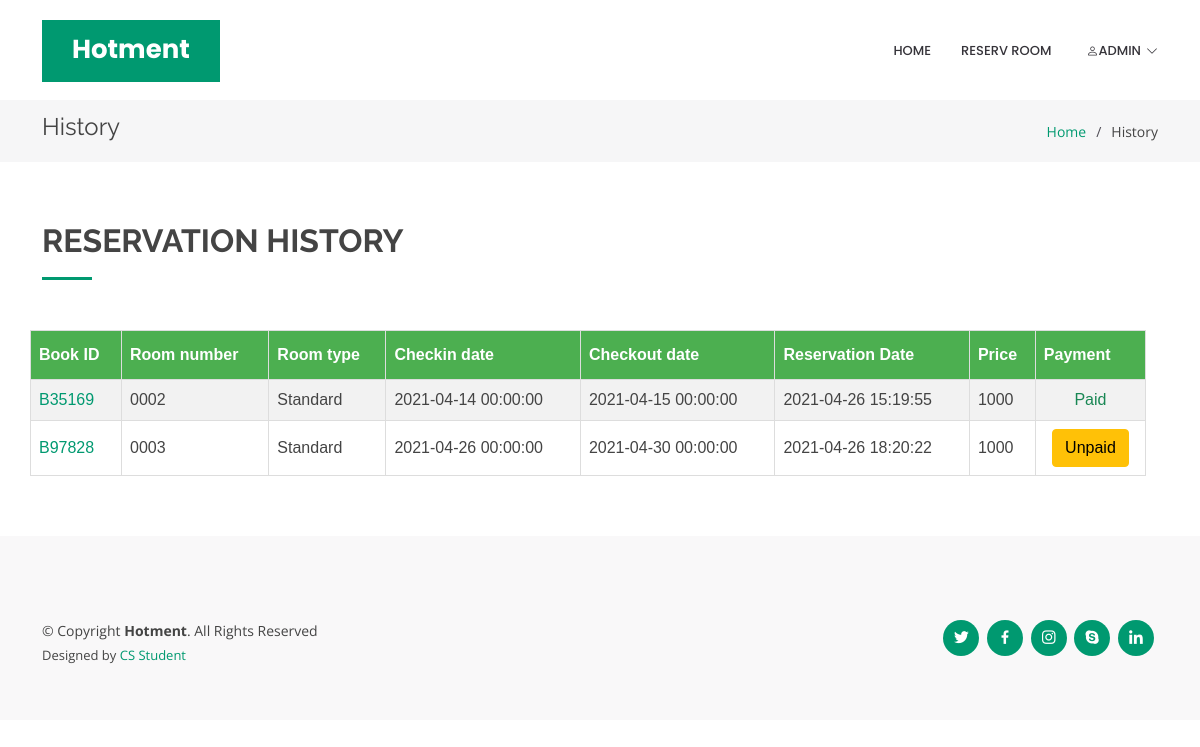
The page /?p=history (signed in) on the database its author committed.
### tables this page shows
CREATE TABLE `account` (
  `UID` int(11) NOT NULL,
  `Username` char(20) DEFAULT NULL,
  `Password` varchar(50) DEFAULT NULL,
  `status` char(3) DEFAULT 'CUS',
  `Member_id` int(6) UNSIGNED ZEROFILL DEFAULT NULL
);

CREATE TABLE `room` (
  `Room_id` char(4) NOT NULL,
  `Room_type` char(3) DEFAULT NULL,
  `Room_remark` char(1) DEFAULT NULL,
  `Room_price` float DEFAULT NULL,
  `Books_id` char(6) DEFAULT NULL
);

CREATE TABLE `books` (
  `Books_id` char(6) NOT NULL,
  `Bookdate` datetime DEFAULT NULL,
  `Check_in` datetime DEFAULT NULL,
  `Check_out` datetime DEFAULT NULL,
  `Deposit` int(4) DEFAULT NULL,
  `UID` int(11) NOT NULL,
  `status` int(1) DEFAULT 0
);

### history.php (the view, shortened to what this page needs)
<?php
    $sql = "SELECT * FROM books JOIN room ON books.Books_id = room.Books_id WHERE UID ='".$dbarr['UID']."'";
    $result = $conn->query($sql);
?>
<section class="breadcrumbs">
      <div class="container">
        <div class="d-flex justify-content-between align-items-center">
          <h2>History</h2>
          <ol>
            <li><a href="?p=home">Home</a></li>
            <li>History</li>
          </ol>
        </div>
      </div>
    </section>
    <section id="portfolio" class="portfolio">
      <div class="container">
        <div class="section-title" data-aos="fade-left">
          <h2>Reservation history</h2>
        </div>
        <div class="row" data-aos="fade-up" data-aos-delay="100">
        <div class="row" data-aos="fade-up" data-aos-delay="200">
        <table width="100%" id="customers">
          <tr>
            <th>Book ID</th>
            <th>Room number</th>
            <th>Room type</th>
            <th>Checkin date</th>
            <th>Checkout date</th>
            <th>Reservation Date</th>
            <th>Price</th>
            <th>Payment</th>
          </tr>
          <?php while($row = $result->fetch_array()) {
              if($row["Room_type"] == "STD"){
                $type = "Standard";
              }else if($row["Room_type"] == "DEL"){
                $type = "Deluxe";
              }else if($row["Room_type"] == "SUI"){
                $type = "Suite";
              }
              ?>
          <tr>
            <td><a href="?p=booksdetail&id=<?php echo $row["Books_id"] ?>"><?php echo $row["Books_id"] ?></a></td>
            <td><?php echo $row["Room_id"] ?></td>
            <td><?php echo $type ?></td>
            <td><?php echo $row["Check_in"] ?></td>
            <td><?php echo $row["Check_out"] ?></td>
            <td><?php echo $row["Bookdate"] ?></td>
            <td><?php echo $row["Deposit"] ?></td>
            <td><?php if($row["status"] == 0){ ?>
              	<div class="text-center"><a href="?p=payment&booksID=<?php echo $row["Books_id"] ?>" class="btn btn-warning" >Unpaid</a></div>
              <?php }else{ ?>
                <div class="text-center text-success">Paid</div>
              <?php } ?></td>
          </tr>
	<?php } ?>
        </table>
        </div>
      </div>
    </section>

### index.php (shortened to what this page needs)
<?php
  include("connection.php");
  $sql = "SELECT * FROM account JOIN member ON account.Member_id = member.Member_id WHERE Username ='$_SESSION[login_true]' ";
  $result = $conn->query($sql) or die ("Err Can not to result");
  $dbarr = $result->fetch_assoc();
?>
<!DOCTYPE html>
<html lang="en">
<head>
  <link href="assets/vendor/aos/aos.css" rel="stylesheet">
  <link href="assets/vendor/bootstrap/css/bootstrap.min.css" rel="stylesheet">
  <link href="assets/vendor/bootstrap-icons/bootstrap-icons.css" rel="stylesheet">
  <link href="assets/vendor/boxicons/css/boxicons.min.css" rel="stylesheet">
  <link href="assets/vendor/glightbox/css/glightbox.min.css" rel="stylesheet">
  <link href="assets/vendor/remixicon/remixicon.css" rel="stylesheet">
  <link href="assets/vendor/swiper/swiper-bundle.min.css" rel="stylesheet">
  <link href="assets/css/style.css" rel="stylesheet">
</head>
<body>
  <header id="header" class="fixed-top d-flex align-items-center">
    <div class="container">
      <div class="header-container d-flex align-items-center justify-content-between">
        <div class="logo">
          <h1 class="text-light"><a href="?p=home"><span>Hotment</span></a></h1>
        </div>
        <nav id="navbar" class="navbar">
          <ul>
            <li><a class="nav-link scrollto <?php if($_GET['p'] == "home"){ echo 'active';} ?>" href="?p=home">Home</a></li>
            <?php if (!isset($_SESSION['login_true'])) { ?>
            <li><a class="nav-link scrollto" <?php if($_GET['p'] == "login"){ echo 'active';} ?>  href="?p=login">Login</a></li>
            <li><a class="getstarted scrollto" href="?p=register">Reister</a></li>
            <?php }else {?>
              <li><a class="nav-link scrollto <?php if($_GET['p'] == "reserv"  or $_GET['p'] == "reservdetail" or $_GET['p'] == "reservconfirm"){ echo 'active';} ?>" href="?p=reserv">Reserv Room</a></li>
              <li class="dropdown"><a href=""><i class="bi bi-person"> </i>  <?php echo $dbarr["Username"]; ?><i class="bi bi-chevron-down"></i><?php echo ' '; ?></a>
										</li>
            <?php } ?>
          </ul>
        </nav>
      </div>
    </div>
  </header>
  <?php
    if($_GET['p'] == "register" ) {
    include("register.php");
    }else if($_GET['p'] == "login" ) {
    include("login.php");
	  }else if($_GET['p'] == "logout" ) {
      include("logout.php");
    }else if($_GET['p'] == "reserv" ) {
      include("reserv.php");
    }else if($_GET['p'] == "reservdetail" ) {
      include("reserv_detail.php");
    }else if($_GET['p'] == "reservconfirm" ) {
      include("con_reserv.php");
    }else if($_GET['p'] == "history" ) {
      include("history.php");
    }else if($_GET['p'] == "profile" ) {
      include("profile.php");
    }else if($_GET['p'] == "payment" ) {
      include("payment.php");
    }else if($_GET['p'] == "booksdetail" ) {
      include("books_detail.php");
    }else{
      include("home.php");
    } ?>
  <footer id="footer">
    <div class="footer-top">
    <div class="container d-md-flex py-4">
      <div class="me-md-auto text-center text-md-start">
        <div class="copyright">
          &copy; Copyright <strong><span>Hotment</span></strong>. All Rights Reserved
        </div>
        <div class="credits">
          Designed by <a href="https://bootstrapmade.com/">CS Student</a>
        </div>
      </div>
      <div class="social-links text-center text-md-right pt-3 pt-md-0">
        <a href="#" class="twitter"><i class="bx bxl-twitter"></i></a>
        <a href="#" class="facebook"><i class="bx bxl-facebook"></i></a>
        <a href="#" class="instagram"><i class="bx bxl-instagram"></i></a>
        <a href="#" class="google-plus"><i class="bx bxl-skype"></i></a>
        <a href="#" class="linkedin"><i class="bx bxl-linkedin"></i></a>
      </div>
    </div>
  </footer>
</body>
</html>

### assets/css/style.css (style rules this page uses)
body { font-family: "Open Sans", sans-serif; color: #444444; }
a { color: #009970; text-decoration: none; }
h1, h2, h3, h4, h5, h6 { font-family: "Raleway", sans-serif; }
#header { transition: all 0.5s; z-index: 997; transition: all 0.5s; top: 20px; }
#header .header-container { background: #fff; }
#header .logo { overflow: hidden; padding: 16px 30px 12px 30px; background: #009970; }
#header .logo h1 { font-size: 26px; padding: 0; line-height: 1; font-weight: 700; font-family: "Poppins", sans-serif; }
#header .logo h1 a, #header .logo h1 a:hover { color: #fff; text-decoration: none; }
.navbar { padding: 0; }
.navbar ul { margin: 0; padding: 0; display: flex; list-style: none; align-items: center; }
.navbar li { position: relative; }
.navbar a { display: flex; align-items: center; justify-content: space-between; padding: 10px 0 10px 30px; color: #36343a; transition: 0.3s; font-size: 13px; font-weight: 500; text-transform: uppercase; font-family: "Poppins", sans-serif; white-space: nowrap; transition: 0.3s; }
.navbar a i { font-size: 12px; line-height: 0; margin-left: 5px; }
section { padding: 60px 0; overflow: hidden; }
.section-title { padding-bottom: 30px; }
.section-title h2 { font-size: 32px; font-weight: bold; text-transform: uppercase; margin-bottom: 20px; padding-bottom: 20px; position: relative; }
.section-title h2::after { content: ''; position: absolute; display: block; width: 50px; height: 3px; background: #009970; bottom: 0; left: 0; }
.breadcrumbs { padding: 15px 0; background: #f6f6f7; margin-top: 100px; }
.breadcrumbs h2 { font-size: 24px; line-height: 1; font-weight: 400; }
.breadcrumbs ol { display: flex; flex-wrap: wrap; list-style: none; padding: 0; margin: 0; font-size: 14px; }
.breadcrumbs ol li + li { padding-left: 10px; }
.breadcrumbs ol li + li::before { display: inline-block; padding-right: 10px; color: #4f4c55; content: "/"; }
#footer { color: #444444; font-size: 14px; background: #f1f0f2; }
#footer .footer-top { padding: 60px 0 30px 0; background: #f9f8f9; }
#footer .credits { padding-top: 5px; font-size: 13px; color: #444444; }
#footer .social-links a { font-size: 18px; display: inline-block; background: #009970; color: #fff; line-height: 1; padding: 8px 0; margin-right: 4px; border-radius: 50%; text-align: center; width: 36px; height: 36px; transition: 0.3s; }

### history.php (style rules this page uses)
#customers { font-family: Arial, Helvetica, sans-serif; border-collapse: collapse; width: 100%; }
#customers td, #customers th { border: 1px solid #ddd; padding: 8px; }
#customers tr:nth-child(even) { background-color: #f2f2f2; }
#customers th { padding-top: 12px; padding-bottom: 12px; text-align: left; background-color: #4CAF50; color: white; }

### rows shown on the page
account: Username "ADMIN"
room: Books "B35169", Room_id "0002", Room_type "Standard", Books.Check_in "2021-04-14 00:00:00", Books.Check_out "2021-04-15 00:00:00", Books.Bookdate "2021-04-26 15:19:55", Books.Deposit "1000", shows "Paid"
room: Books "B97828", Room_id "0003", Room_type "Standard", Books.Check_in "2021-04-26 00:00:00", Books.Check_out "2021-04-30 00:00:00", Books.Bookdate "2021-04-26 18:20:22", Books.Deposit "1000"
